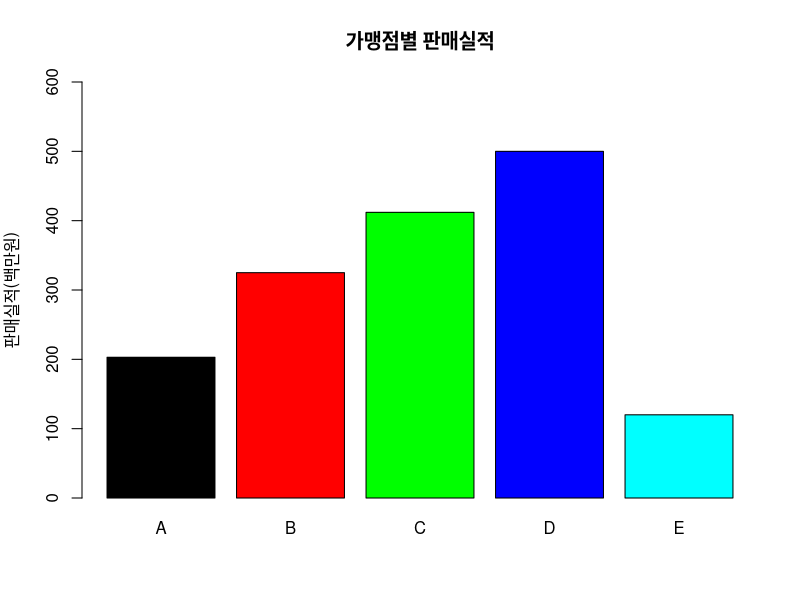

Reproduce this figure in R.
data <- c(203, 325, 412, 500, 120)
name <- c("A", "B", "C", "D", "E")

# names.arg=name 각 막대의 이름 지정
# col=c("black", "red", "green", "blue", "cyan") 각 막대 색상 지정
barplot(data, main="가맹점별 판매실적", names.arg=name, col=c("black", "red", "green", "blue", "cyan"), ylab="판매실적(백만원)", ylim=c(0, 600))